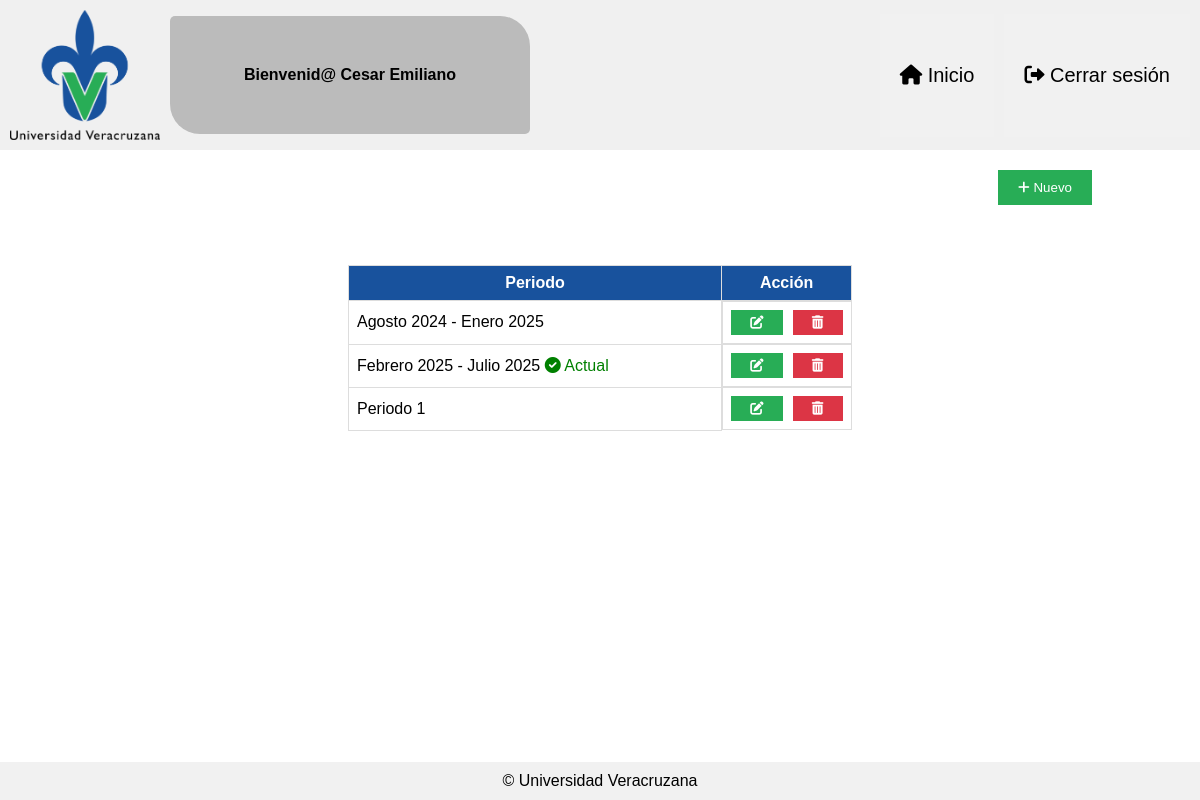
/administrarPeriodosEscolares.php (signed in), run on the app's committed database.
### tables this page shows
CREATE TABLE `periodo` (
  `idPeriodo` int(11) NOT NULL,
  `nombre` varchar(80) NOT NULL,
  `actual` tinyint(4) NOT NULL
);

### controllers/PeriodoEscolarController.php (called while the page is built, shortened)
<?php
require_once '../config/connection.php';
require_once '../models/PeriodoEscolar.php';
class PeriodoEscolarController
{
    private $periodoModel;
    public function __construct()
    {
        $this->conn = connectiondb();
        $this->periodoModel = new PeriodoEscolar($this->conn);
    }
    public function showPeriodos()
    {
        $user = $_SESSION['user'];
        $csrf_token = $_SESSION['csrf_token'];
        $periodos = $this->periodoModel->getPeriodos();
        require_once '../views/administrarPeriodosEscolares.php';
    }
}

### public/administrarPeriodosEscolares.php (called while the page is built)
<?php
require_once '../controllers/PeriodoEscolarController.php';
$controller = new PeriodoEscolarController();
$controller->showPeriodos();

### config/connection.php (called while the page is built, shortened)
<?php
function connectiondb()
{
    $host = $_ENV['DB_HOST'];
    $port = (int) $_ENV['DB_PORT'];
    $socket = $_ENV['DB_SOCKET'];
    $user = $_ENV['DB_USER'];
    $password = $_ENV['DB_PASSWORD'];
    $dbname = $_ENV['DB_NAME'];
    $conn = new mysqli($host, $user, $password, $dbname, $port, $socket);
    return $conn;
}
?>

### models/PeriodoEscolar.php (called while the page is built, shortened)
<?php
class PeriodoEscolar
{
    private $conn;
    public function __construct($conn)
    {
        $this->conn = $conn;
    }
    public function getPeriodos()
    {
        $stmt = $this->conn->prepare("SELECT idPeriodo, nombre AS periodo, actual FROM periodo");
        $stmt->execute();
        $result = $stmt->get_result();
        $periodos = $result->fetch_all(MYSQLI_ASSOC);
        return $periodos;
    }
}

### views/administrarPeriodosEscolares.php (the view, shortened to what this page needs)
<!DOCTYPE html>
<html lang="es">
<head>
    <link rel="stylesheet" href="<?= BASE_URL; ?>/assets/css/administrarPeriodosEscolares.css">
    <link rel="stylesheet" href="https://cdnjs.cloudflare.com/ajax/libs/font-awesome/6.0.0-beta3/css/all.min.css">
    <link href="<?= BASE_URL; ?>/libs/DataTables/datatables.min.css" rel="stylesheet">
</head>
<body>
    <div class="header-container">
        <div class="header-left">
            <img src="<?= BASE_URL; ?>/assets/img/UV.png" alt="UV Logo">
            <div class="welcome-message">Bienvenid@ <?php echo htmlspecialchars($user); ?></div>
        </div>
        <div class="header-left">
            <button class="buttonsHead" onclick="location.href='<?= BASE_URL; ?>/menu.php'"><i class="fas fa-home"></i> Inicio</button>
            <button class="buttonsHead" onclick="location.href='<?= BASE_URL; ?>/cerrarSesion.php'"><i class="fas fa-sign-out-alt"></i>
                Cerrar sesión</button>
        </div>
    </div>
    <div class="new-button-container">
        <button class="buttonNew" onclick="location.href = '<?= BASE_URL; ?>/registroPeriodo.php' "><i class="fas fa-plus"></i>
            Nuevo</button>
    </div>
    <div class="table-container">
        <table id="periodosTable">
            <thead>
                <tr>
                    <th class="autoWidthColumn">Periodo</th>
                    <th class="autoWidthColumn">Acción</th>
                </tr>
            </thead>
            <tbody>
                <?php
                if (!empty($periodos)) {
                    foreach ($periodos as $row) {
                        $idPeriodo = $row['idPeriodo'];
                        $actual = $row['actual'];
                        echo "<tr>
                                <td>
                                    {$row['periodo']}" . ($actual == 1 ? ' <i class="fas fa-check-circle" style="color: green;"></i> <span style="color: green;">Actual</span>' : '') . "
                                </td>
                                <td class='action-buttons autoTable'>
                                    <button class='edit' data-id-periodo='{$idPeriodo}'><i class='fas fa-edit'></i></button>
                                    <button class='delete' data-id-periodo='{$idPeriodo}' data-csrf-token='{$csrf_token}'><i class='fas fa-trash-alt'></i></button>
                                </td>
                            </tr>";
                    }
                }
                ?>
            </tbody>
        </table>
    </div>
    <footer>© Universidad Veracruzana</footer>
</body>
</html>

### public/assets/css/administrarPeriodosEscolares.css (style rules this page uses)
body { font-family: Arial, sans-serif; display: flex; flex-direction: column; min-height: 100vh; margin: 0; }
.header-container { display: flex; justify-content: space-between; align-items: center; padding: 10px; background-color: #f0f0f0; }
.header-left { display: flex; gap: 10px; align-items: center; }
.header-left img { width: 150px; }
.welcome-message { background-color: #bbb; padding: 50px 30px; width: 300px; text-align: center; white-space: nowrap; overflow: hidden; text-overflow: ellipsis; border-radius: 5px 30px; font-weight: bold; }
.header-left button { background-color: #f1f1f1; color: black; border: none; padding: 50px 20px; cursor: pointer; font-size: 20px; }
.new-button-container { text-align: right; margin: 20px auto; width: 82%; }
.buttonNew { background-color: #28AD56; color: white; border: none; padding: 10px 20px; cursor: pointer; }
table { width: 60%; margin: 20px auto; border-collapse: collapse; }
th, td { border: 1px solid #dddddd; text-align: left; padding: 8px; }
th { background-color: #18529D; color: white; }
.autoWidthColumn { white-space: nowrap; width: auto; text-align: center; }
.action-buttons { display: flex; justify-content: space-between; gap: 10px; width: auto; }
.action-buttons button { background-color: #28AD56; color: white; border: none; padding: 5px 10px; cursor: pointer; flex-grow: 1; }
.action-buttons button.delete { background-color: #dc3545; }
.table-container { text-align: center; margin: 0px 0; padding: 20px 180px; }
footer { margin-top: auto; text-align: center; padding: 10px; background-color: #f1f1f1; }

### data on the page
periodo: nombre "Agosto 2024 - Enero 2025"
periodo: nombre "Febrero 2025 - Julio 2025", actual 1 (drawn)
periodo: nombre "Periodo 1"

### other printed values
$user "Cesar Emiliano"
